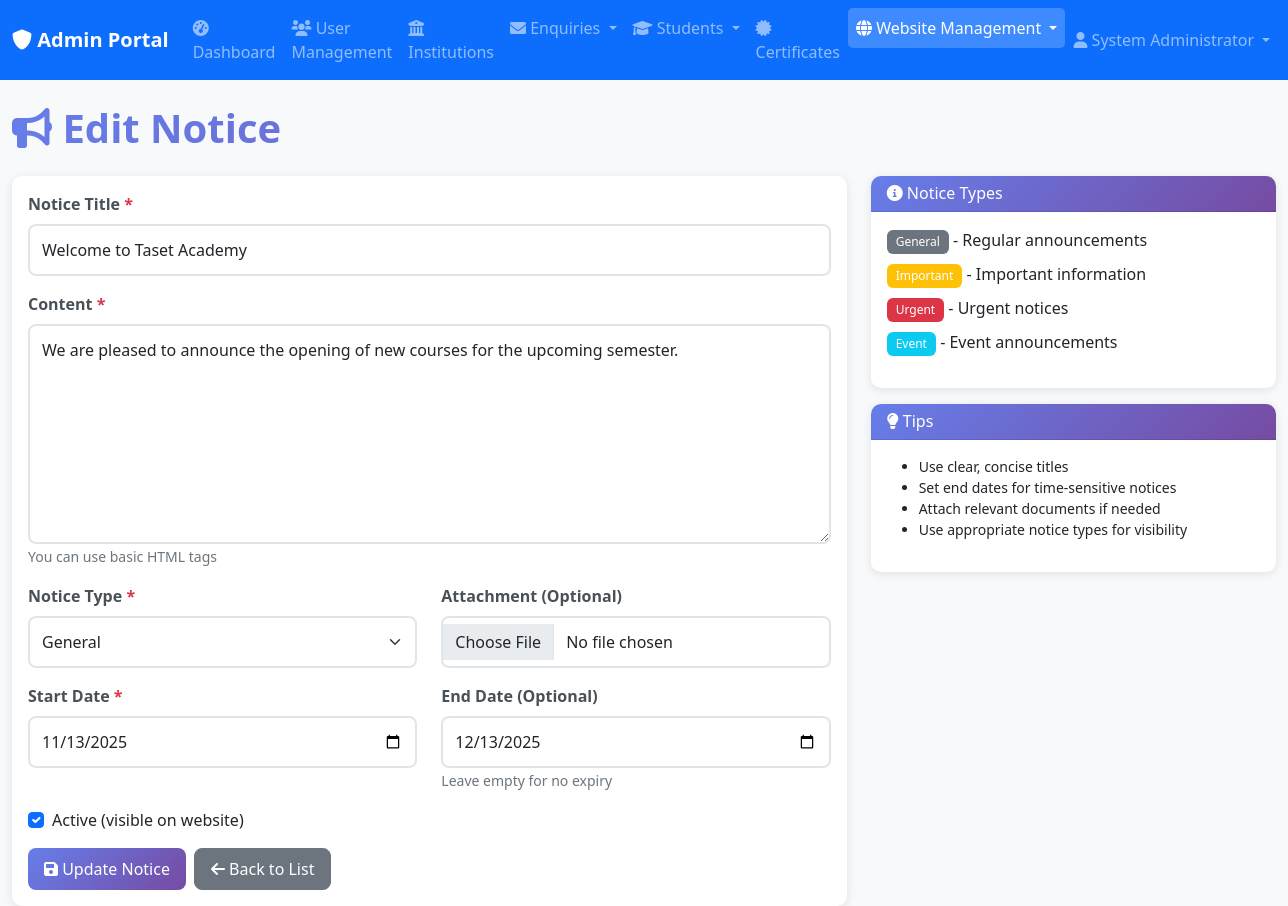
Page /public/admin/website/add_notice.php?id=1 (signed in) on the committed database.
### tables this page shows
CREATE TABLE IF NOT EXISTS `notices` (
  `id` INT(11) NOT NULL AUTO_INCREMENT,
  `title` VARCHAR(255) NOT NULL,
  `content` TEXT NOT NULL,
  `type` ENUM('general', 'important', 'urgent', 'event') DEFAULT 'general',
  `start_date` DATE NOT NULL,
  `end_date` DATE NULL,
  `attachment_path` VARCHAR(255) NULL,
  `attachment_name` VARCHAR(255) NULL,
  `is_active` TINYINT(1) DEFAULT 1,
  `created_by` INT(11) NOT NULL,
  `created_at` TIMESTAMP DEFAULT CURRENT_TIMESTAMP,
  `updated_at` TIMESTAMP DEFAULT CURRENT_TIMESTAMP ON UPDATE CURRENT_TIMESTAMP,
  PRIMARY KEY (`id`),
  KEY `idx_dates` (`start_date`, `end_date`),
  KEY `idx_active` (`is_active`),
  KEY `idx_type` (`type`),
  FOREIGN KEY (`created_by`) REFERENCES `users`(`id`) ON DELETE CASCADE
);

### includes/db_connect.php (called while the page is built, shortened)
<?php
if (!class_exists('DatabaseConnection')) {
    class DatabaseConnection {
        private static $instance = null;
        private $connection;
        private $host;
        private $db_name;
        private $username;
        private $password;
    private function __construct() {
        $this->host = DB_HOST;
        $this->db_name = DB_NAME;
        $this->username = DB_USER;
        $this->password = DB_PASS;
    }
    public static function getInstance() {
        if (self::$instance === null) {
            self::$instance = new self();
        }
        return self::$instance;
    }
    private function connect() {
        try {
            $dsn = "mysql:host={$this->host};dbname={$this->db_name};charset=" . DB_CHARSET;
            $options = [
                PDO::ATTR_ERRMODE => PDO::ERRMODE_EXCEPTION,
                PDO::ATTR_DEFAULT_FETCH_MODE => PDO::FETCH_ASSOC,
                PDO::ATTR_EMULATE_PREPARES => false
            ];
            if (defined('PDO::MYSQL_ATTR_INIT_COMMAND')) {
                $options[PDO::MYSQL_ATTR_INIT_COMMAND] = "SET NAMES " . DB_CHARSET;
            }
            $this->connection = new PDO($dsn, $this->username, $this->password, $options);
        } catch (PDOException $e) {
            $this->logError("Database connection failed: " . $e->getMessage());
            if (DEBUG_MODE) {
                die("Database connection failed: " . $e->getMessage());
            } else {
                die("Database connection failed. Please try again later.");
            }
        }
    }
    public function getConnection() {
        try {
            $this->connection->query('SELECT 1');
        } catch (PDOException $e) {
            $this->connect();
        }
        return $this->connection;
    }
    public function execute($query, $params = []) {
        try {
            $stmt = $this->connection->prepare($query);
            $stmt->execute($params);
            return $stmt;
        } catch (PDOException $e) {
            $this->logError("Query execution failed: " . $e->getMessage() . " | Query: " . $query);
            throw new Exception("Database operation failed");
        }
    }
    public function fetchOne($query, $params = []) {
        $stmt = $this->execute($query, $params);
        return $stmt->fetch();
    }
    }
}
if (!function_exists('fetchOne')) {
    function fetchOne($query, $params = []) {
        return DatabaseConnection::getInstance()->fetchOne($query, $params);
    }
}
?>

### includes/functions.php (called while the page is built, shortened)
<?php
function url($path = '') {
    $path = ltrim($path, '/');
    return BASE_URL . ($path ? '/' . $path : '');
}

### public/admin/website/add_notice.php (the view, shortened to what this page needs)
<?php
require_once __DIR__ . '/../../../includes/auth_check_admin.php';
$pageTitle = 'Add Notice';
$notice = null;
$edit_id = isset($_GET['id']) ? (int)$_GET['id'] : 0;
if ($edit_id > 0) {
    $notice = fetchOne("SELECT * FROM notices WHERE id = ?", [$edit_id]);
    if ($notice) {
        $pageTitle = 'Edit Notice';
    }
}
?>
<div class="row">
    <div class="col-12">
        <h1 class="text-gradient mb-4">
            <i class="fas fa-bullhorn"></i> <?php echo $pageTitle; ?>
        </h1>
    </div>
</div>
<div class="row">
    <div class="col-lg-8">
        <div class="card">
            <div class="card-body">
                <form method="POST" enctype="multipart/form-data">
                    <div class="mb-3">
                        <label for="title" class="form-label">Notice Title <span class="text-danger">*</span></label>
                        <input type="text" class="form-control" id="title" name="title"
                               value="<?php echo htmlspecialchars($notice['title'] ?? ''); ?>" required>
                    </div>
                    <div class="mb-3">
                        <label for="content" class="form-label">Content <span class="text-danger">*</span></label>
                        <textarea class="form-control" id="content" name="content" rows="8" required><?php echo htmlspecialchars($notice['content'] ?? ''); ?></textarea>
                        <small class="text-muted">You can use basic HTML tags</small>
                    </div>
                    <div class="row">
                        <div class="col-md-6 mb-3">
                            <label for="type" class="form-label">Notice Type <span class="text-danger">*</span></label>
                            <select class="form-select" id="type" name="type" required>
                                <option value="general" <?php echo ($notice['type'] ?? '') === 'general' ? 'selected' : ''; ?>>General</option>
                            </select>
                        </div>
                        <div class="col-md-6 mb-3">
                            <label for="attachment" class="form-label">Attachment (Optional)</label>
                            <input type="file" class="form-control" id="attachment" name="attachment" accept=".pdf,.doc,.docx,.jpg,.jpeg,.png">
                        </div>
                    </div>
                    <div class="row">
                        <div class="col-md-6 mb-3">
                            <label for="start_date" class="form-label">Start Date <span class="text-danger">*</span></label>
                            <input type="date" class="form-control" id="start_date" name="start_date"
                                   value="<?php echo $notice['start_date'] ?? date('Y-m-d'); ?>" required>
                        </div>
                        <div class="col-md-6 mb-3">
                            <label for="end_date" class="form-label">End Date (Optional)</label>
                            <input type="date" class="form-control" id="end_date" name="end_date"
                                   value="<?php echo $notice['end_date'] ?? ''; ?>">
                            <small class="text-muted">Leave empty for no expiry</small>
                        </div>
                    </div>
                    <div class="mb-3 form-check">
                        <input type="checkbox" class="form-check-input" id="is_active" name="is_active"
                               <?php echo ($notice['is_active'] ?? 1) ? 'checked' : ''; ?>>
                        <label class="form-check-label" for="is_active">
                            Active (visible on website)
                        </label>
                    </div>
                    <div class="d-flex gap-2">
                        <button type="submit" class="btn btn-primary">
                            <i class="fas fa-save"></i> <?php echo $edit_id > 0 ? 'Update' : 'Create'; ?> Notice
                        </button>
                        <a href="<?php echo url('admin/website/notices.php'); ?>" class="btn btn-secondary">
                            <i class="fas fa-arrow-left"></i> Back to List
                        </a>
                    </div>
                </form>
            </div>
        </div>
    </div>
    <div class="col-lg-4">
        <div class="card">
            <div class="card-header bg-info text-white">
                <h6 class="mb-0"><i class="fas fa-info-circle"></i> Notice Types</h6>
            </div>
            <div class="card-body">
                <ul class="list-unstyled">
                    <li class="mb-2"><span class="badge bg-secondary">General</span> - Regular announcements</li>
                    <li class="mb-2"><span class="badge bg-warning">Important</span> - Important information</li>
                    <li class="mb-2"><span class="badge bg-danger">Urgent</span> - Urgent notices</li>
                    <li class="mb-2"><span class="badge bg-info">Event</span> - Event announcements</li>
                </ul>
            </div>
        </div>
        <div class="card mt-3">
            <div class="card-header bg-success text-white">
                <h6 class="mb-0"><i class="fas fa-lightbulb"></i> Tips</h6>
            </div>
            <div class="card-body">
                <ul class="small">
                    <li>Use clear, concise titles</li>
                    <li>Set end dates for time-sensitive notices</li>
                    <li>Attach relevant documents if needed</li>
                    <li>Use appropriate notice types for visibility</li>
                </ul>
            </div>
        </div>
    </div>
</div>

### public/css/portal.css (style rules this page uses)
body { font-family: 'Segoe UI', Tahoma, Geneva, Verdana, sans-serif; background-color: #f8f9fa; }
.card { border: none; border-radius: 10px; box-shadow: 0 2px 10px rgba(0, 0, 0, 0.1); transition: all 0.3s ease; }
.card-header { background: linear-gradient(135deg, #667eea 0%, #764ba2 100%); color: white; border-radius: 10px 10px 0 0 !important; font-weight: 600; }
.btn { border-radius: 8px; font-weight: 500; padding: 0.5rem 1rem; transition: all 0.3s ease; }
.btn-primary { background: linear-gradient(135deg, #667eea 0%, #764ba2 100%); border: none; }
.form-control, .form-select { border: 2px solid #e1e5e9; border-radius: 8px; padding: 0.75rem; transition: all 0.3s ease; }
.form-label { font-weight: 600; color: #495057; margin-bottom: 0.5rem; }
.badge { font-weight: 500; padding: 0.5em 0.75em; border-radius: 6px; }
.text-gradient { background: linear-gradient(135deg, #667eea 0%, #764ba2 100%); -webkit-background-clip: text; -webkit-text-fill-color: transparent; background-clip: text; font-weight: 600; }

### rows in the picture
notices: title "Welcome to Taset Academy", content "We are pleased to announce the opening of new courses for the upcoming semester.", type "General", start_date "11/13/2025", end_date "12/13/2025", is_active "☑"

### other values in the picture
$item['title'] "Dashboard"
$item['title'] "User Management"
$item['title'] "Institutions"
$item['title'] "Enquiries"
$item['title'] "Students"
$item['title'] "Certificates"
$item['title'] "Website Management"
$userName "System Administrator"
$pageTitle "Edit Notice"
